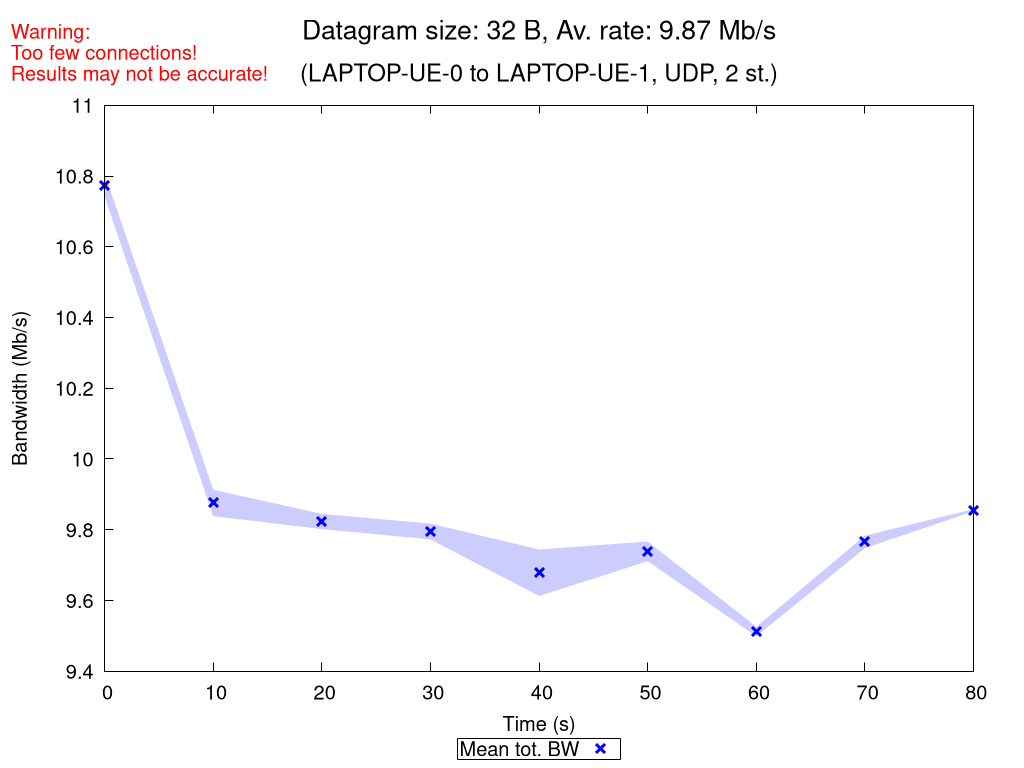

Here is the gnuplot script that generated this plot:
set terminal pngcairo nocrop enhanced size 1024,768 font "Verdana,15"
set output "UDP_2_st_2020_10_17_16-58-47_one2two_00032B.png"

set title "{/=20 Datagram size: 32 B, Av. rate: 9.87 Mb/s}\n\n{/=18 (LAPTOP-UE-0 to LAPTOP-UE-1, UDP, 2 st.)}"
set label "Warning:\nToo few connections!\nResults may not be accurate!" at screen 0.01, screen 0.96 tc rgb "red"

set xlabel "Time (s)"
set ylabel "Bandwidth (Mb/s)"
set ytics nomirror
set key bmargin center horizontal box samplen 1 width -1
set bmargin 4.6
set rmargin 4.5

rf = 1000000.0  # rate factor
set style fill transparent solid 0.2 noborder
set autoscale xfix
plot "UDP_2_st_2020_10_17_16-58-47_one2two_00032B_iperf_processed.dat" using 1:($2/rf-$3/rf):($2/rf+$3/rf) with filledcurves lc rgb "blue" notitle, \
     "" using 1:($2/rf) with points pt 2 ps 1.5 lw 3 lc rgb "blue" title "Mean tot. BW", \
